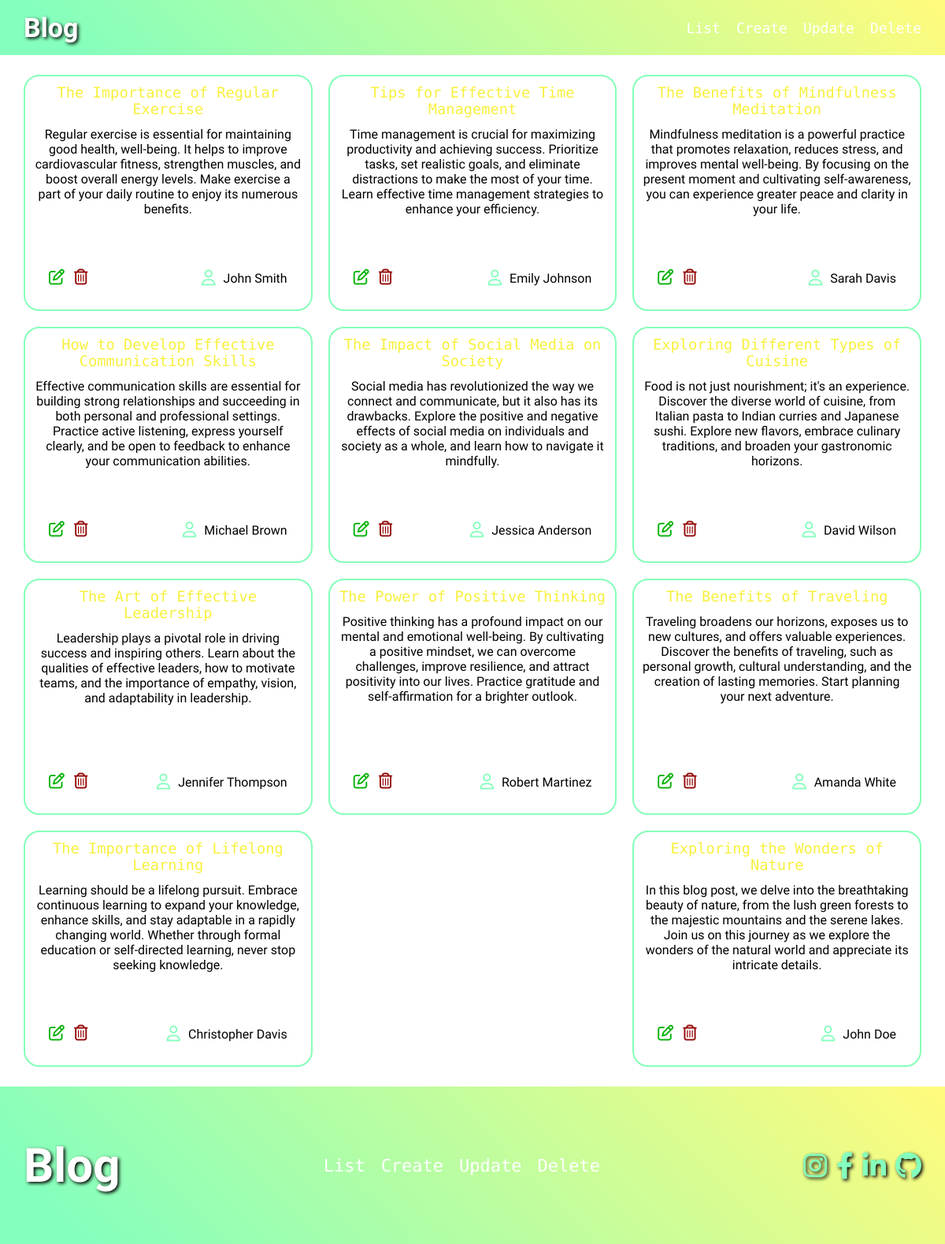
Page /list/ on the committed database.
### app/models.py (models this page shows, shortened)
class Blog(models.Model):
    title = models.CharField(max_length=255)
    content = models.TextField()
    created_at = models.DateTimeField(auto_now_add=True)
    updated_at = models.DateTimeField(auto_now=True)
    author_name = models.CharField(max_length=255)

### app/views.py (the view)
# urls.py: path('list/', list_view , name='list'),
def list_view(request):
    context = {
        "blogs" : Blog.objects.all(),
    }
    return render(request, 'pages/list.html', context)

### templates/pages/list.html
{% extends 'base.html' %} {% block 'body' %}
<div class="container">
  <div class="blog_cards j-flex">
    {% for blog in blogs %}
    <div class="blog_card">
      <h3><a href="{% url 'details' blog.id %}">{{blog.title}}</a></h3>
      <p>{{blog.content}}</p>
      <div class="operations">
        <a href="{% url 'update' blog.id %}"
          ><i class="fa-regular fa-pen-to-square update"></i
        ></a>
        <a href="{% url 'delete' blog.id %}"
          ><i class="fa-regular fa-trash-can delete"></i
        ></a>
      </div>
      <div class="author j-flex">
        <i class="fa-regular fa-user"></i>
        <p>{{blog.author_name}}</p>
      </div>
    </div>
    {% endfor %}
  </div>
</div>
{% endblock %}

### templates/base.html (shortened to what this page needs)
{% load static %}
<!DOCTYPE html>
<html lang="en">
  <head>
    <link rel="stylesheet" type="text/css" href="{% static 'style.css' %}" />
    <link
      rel="stylesheet"
      href="https://cdnjs.cloudflare.com/ajax/libs/font-awesome/6.4.0/css/all.min.css"
    />
  </head>
  <body>
    {% include 'components/navbar.html' %} {% block 'body' %} {% endblock %}
    {%include 'components/footer.html' %}
  </body>
</html>

### templates/components/navbar.html
<nav class="j-flex">
  <div class="container">
    <div class="j-flex">
      <h3 class="logo">Blog</h3>
      <ul class="menu j-flex">
        <li><a href="{% url 'list' %}">List</a></li>
        <li><a href="{% url 'create' %}">Create</a></li>
        <li><a href="{% url 'list' %}">Update</a></li>
        <li><a href="{% url 'list' %}">Delete</a></li>
      </ul>
    </div>
  </div>
</nav>

### templates/components/footer.html
<footer class="j-flex">
  <div class="container">
    <div class="j-flex">
      <h3 class="logo">Blog</h3>
      <ul class="menu j-flex">
        <li><a href="{% url 'list' %}">List</a></li>
        <li><a href="{% url 'create' %}">Create</a></li>
        <li><a href="{% url 'list' %}">Update</a></li>
        <li><a href="{% url 'list' %}">Delete</a></li>
      </ul>
      <ul class="icon j-flex">
        <li>
          <a href="#"><i class="fa-brands fa-instagram"></i></a>
        </li>
        <li>
          <a href="#"><i class="fa-brands fa-facebook-f"></i></a>
        </li>
        <li>
          <a href="#"><i class="fa-brands fa-linkedin-in"></i></a>
        </li>
        <li>
          <a href="#"><i class="fa-brands fa-github"></i></a>
        </li>
      </ul>
    </div>
  </div>
</footer>

### static/style.css (style rules this page uses)
* { margin: 0; padding: 0; list-style-type: none; text-decoration: none; box-sizing: border-box; }
a { color: inherit; }
p { font-family: "Tsukimi Rounded", sans-serif; }
body { background-color: #fff; }
.container { width: 1140px; max-width: 95%; margin: 0 auto; }
.j-flex { display: flex; justify-content: space-between; align-items: center; }
nav { background-color: #85ffbd; background-image: linear-gradient(45deg, #85ffbd 8%, #fffb7d 99%); width: 100%; height: 70px; }
.logo { font-family: "Cherry Bomb One", cursive; font-size: 34px; color: #fff; text-shadow: 2px 2px 4px #000; }
.menu { gap: 20px; }
.menu li a { text-shadow: none; font-family: "Monomaniac One", sans-serif; color: #fff; transition: 0.3s; font-size: 18px; }
:root { --cards-per-row: 3; --cards-gap: 20px; }
.blog_cards { width: 100%; flex-wrap: wrap; margin: 25px 0; gap: var(--cards-gap); }
.blog_card { width: calc( 100% / var(--cards-per-row) - (var(--cards-gap) - var(--cards-gap) / var(--cards-per-row)) ); height: 300px; border-radius: 20px; border: 2px solid #85ffb8; padding: 10px; text-align: center; position: relative; }
.blog_card h3 { font-family: "Monomaniac One", sans-serif; font-weight: 400; margin-bottom: 12px; color: #f7f03e; }
.operations { position: absolute; bottom: 30px; left: 30px; }
.operations i { font-size: 20px; }
.update { margin-right: 8px; color: rgb(2, 177, 2); }
.delete { color: rgb(148, 4, 4); }
.update, .delete { text-shadow: none; transition: 0.3s; }
.author { position: absolute; bottom: 30px; right: 30px; }
.author i { color: #85ffbd; font-size: 20px; margin-right: 10px; }
footer { background-color: #85ffbd; background-image: linear-gradient(45deg, #85ffbd 8%, #fffb7d 99%); width: 100%; height: 200px; }
footer .logo { font-size: 60px; }
footer .menu li a { font-size: 22px; }
.icon { gap: 12px; }
.icon i { font-size: 34px; color: #85ffbd; text-shadow: 2px 2px 4px #000; }

### rows in the picture
Blog: title "The Importance of Regular Exercise", content "Regular exercise is essential for maintaining good health, well-being. It helps to improve cardiovascular fitness, strengthen muscles, and boost overall energy levels. Make exercise a part of your daily routine to enjoy its numerous benefits.", author_name "John Smith"
Blog: title "Tips for Effective Time Management", content "Time management is crucial for maximizing productivity and achieving success. Prioritize tasks, set realistic goals, and eliminate distractions to make the most of your time. Learn effective time management strategies to enhance your efficiency.", author_name "Emily Johnson"
Blog: title "The Benefits of Mindfulness Meditation", content "Mindfulness meditation is a powerful practice that promotes relaxation, reduces stress, and improves mental well-being. By focusing on the present moment and cultivating self-awareness, you can experience greater peace and clarity in your life.", author_name "Sarah Davis"
Blog: title "How to Develop Effective Communication Skills", content "Effective communication skills are essential for building strong relationships and succeeding in both personal and professional settings. Practice active listening, express yourself clearly, and be open to feedback to enhance your communication abilities.", author_name "Michael Brown"
Blog: title "The Impact of Social Media on Society", content "Social media has revolutionized the way we connect and communicate, but it also has its drawbacks. Explore the positive and negative effects of social media on individuals and society as a whole, and learn how to navigate it mindfully.", author_name "Jessica Anderson"
Blog: title "Exploring Different Types of Cuisine", content "Food is not just nourishment; it's an experience. Discover the diverse world of cuisine, from Italian pasta to Indian curries and Japanese sushi. Explore new flavors, embrace culinary traditions, and broaden your gastronomic horizons.", author_name "David Wilson"
Blog: title "The Art of Effective Leadership", content "Leadership plays a pivotal role in driving success and inspiring others. Learn about the qualities of effective leaders, how to motivate teams, and the importance of empathy, vision, and adaptability in leadership.", author_name "Jennifer Thompson"
Blog: title "The Power of Positive Thinking", content "Positive thinking has a profound impact on our mental and emotional well-being. By cultivating a positive mindset, we can overcome challenges, improve resilience, and attract positivity into our lives. Practice gratitude and self-affirmation for a brighter outlook.", author_name "Robert Martinez"
Blog: title "The Benefits of Traveling", content "Traveling broadens our horizons, exposes us to new cultures, and offers valuable experiences. Discover the benefits of traveling, such as personal growth, cultural understanding, and the creation of lasting memories. Start planning your next adventure.", author_name "Amanda White"
Blog: title "The Importance of Lifelong Learning", content "Learning should be a lifelong pursuit. Embrace continuous learning to expand your knowledge, enhance skills, and stay adaptable in a rapidly changing world. Whether through formal education or self-directed learning, never stop seeking knowledge.", author_name "Christopher Davis"
Blog: title "Exploring the Wonders of Nature", content "In this blog post, we delve into the breathtaking beauty of nature, from the lush green forests to the majestic mountains and the serene lakes. Join us on this journey as we explore the wonders of the natural world and appreciate its intricate details.", author_name "John Doe"
